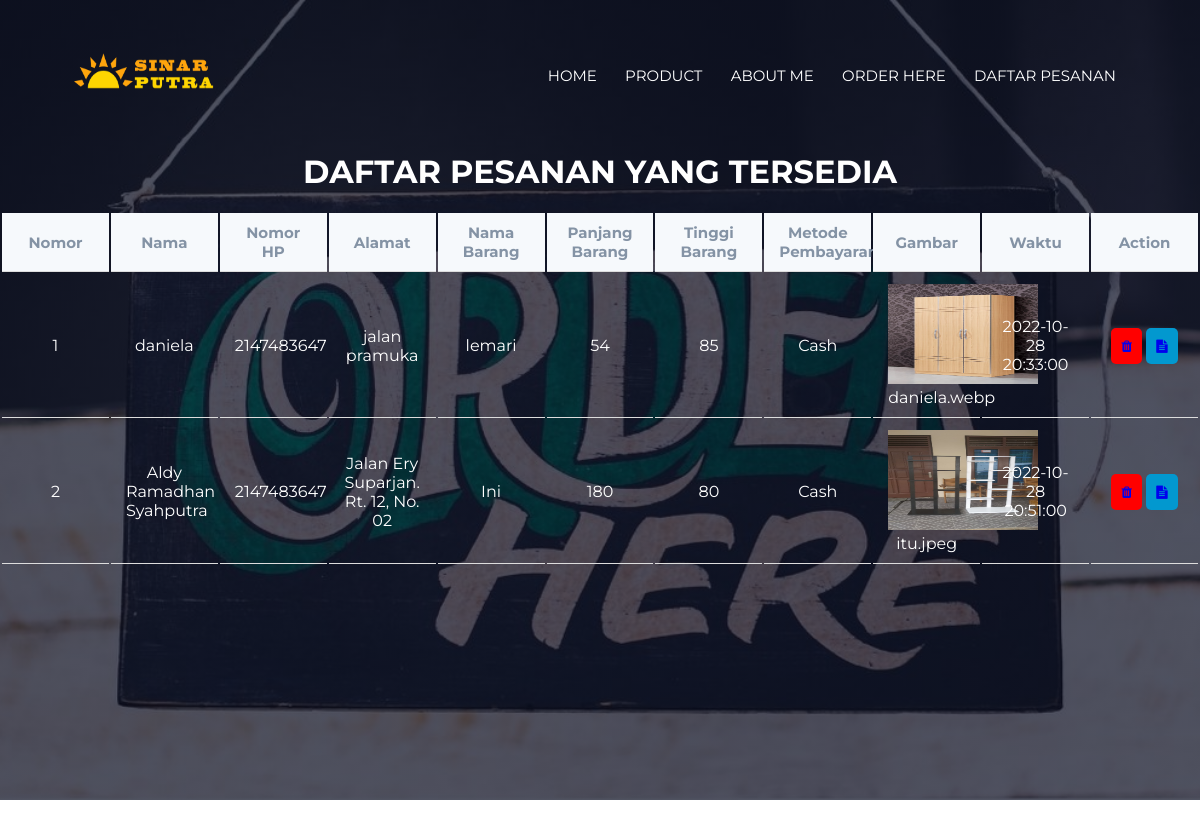
Page /tampilkanForm.php on the committed database.
### tables this page shows
CREATE TABLE `daftarpesan` (
  `id` int(11) NOT NULL,
  `nama` varchar(50) NOT NULL,
  `nomorhp` int(13) NOT NULL,
  `alamat` varchar(255) NOT NULL,
  `barang` varchar(255) NOT NULL,
  `panjang` float NOT NULL,
  `tinggi` float NOT NULL,
  `metode` varchar(10) NOT NULL,
  `gambar` varchar(2555) NOT NULL,
  `waktu` datetime DEFAULT NULL
);

### tampilkanForm.php (the view, shortened to what this page needs)
<?php
    require 'koneksi.php';
    $result = mysqli_query($conn, "SELECT * FROM daftarpesan");
    $pesanan = [];
    while($row = mysqli_fetch_assoc($result)){
        $pesanan[] = $row;
    }
?>
<!DOCTYPE html>
<html>
    <head>
        <link rel="stylesheet" href="tampilkanPhp.css">
        <link rel="stylesheet" href="https://stackpath.bootstrapcdn.com/font-awesome/4.7.0/css/font-awesome.min.css">
    </head>
    <body>
        <header class="sub-head">
            <nav>
                <a href="index.php"><img src="images/logo.png"></a>
                <div class="nav-links">
                    <ul>
                        <li> <a href="index.php"> HOME </a></li>
                        <li> <a href="produk.php"> PRODUCT </a></li>
                        <li> <a href="about.php"> ABOUT ME </a></li>
                        <li> <a href="orderHere.php"> ORDER HERE </a> </li>
                        <li> <a href="tampilkanForm.php"> DAFTAR PESANAN </a> </li>
                    </ul>
                </div>
            </nav>
        <h1> DAFTAR PESANAN YANG TERSEDIA </h1>
        <div class="table-section">
            <table>
                <thead>
                    <tr>
                        <th> Nomor </th>
                        <th> Nama </th>
                        <th> Nomor HP </th>
                        <th> Alamat </th>
                        <th> Nama Barang </th>
                        <th> Panjang Barang </th>
                        <th> Tinggi Barang </th>
                        <th> Metode Pembayaran </th>
                        <th> Gambar </th>
                        <th> Waktu </th>
                        <th> Action </th>
                    </tr>
                </thead>
                <tbody>
                    <?php $i = 1; foreach ($pesanan as $pesan): ?>
                    <tr>
                        <td> <?php echo $i ;?></td>
                        <td> <?php echo $pesan['nama'] ;?></td>
                        <td> <?php echo $pesan['nomorhp'] ;?></td>
                        <td> <?php echo $pesan['alamat'] ;?></td>
                        <td> <?php echo $pesan['barang'] ;?></td>
                        <td> <?php echo $pesan['panjang'] ;?></td>
                        <td> <?php echo $pesan['tinggi'] ;?></td>
                        <td> <?php echo $pesan['metode'] ;?></td>
                        <td> <img src="img/<?= $pesan['gambar']?>" width="150" height="100"><br><?php echo $pesan["gambar"]; ?></td>
                        <td> <?php echo $pesan['waktu'] ;?> </td>
                        <td>
                            <button> <a href="hapusPesan.php?id=<?php echo $pesan["id"]; ?>" onclick="return confirm('Yakin ingin Menghapus data ini?')" role='button'><i class="fa fa-trash"></i> </a> </button>
                            <button> <a href="updatePesan.php?id=<?php echo $pesan["id"]; ?>"> <i class="fa fa-file-text"></i> </a></button>
                        </td>
                    </tr>
                    <?php $i++; endforeach; ?>
                </tbody>
            </table>
        </div>
        </header>
    </body>
</html>

### tampilkanPhp.css (style rules this page uses)
* { margin: 0; padding: 0; font-family: 'Montserrat', sans-serif; }
nav { display: flex; padding: 2% 6%; justify-content: space-between; align-items: center; }
nav img { width: 150px; height: 100px; }
.nav-links { flex: 1; text-align: right; }
.nav-links ul li { list-style: none; display: inline-block; padding: 12px 12px; position: relative; }
.nav-links ul li a { color: white; text-decoration: none; font-size: 15px; }
.nav-links ul li::after { content: ''; width: 0%; height: 2px; background: orangered; display: block; margin: auto; transition: 0.5s; }
.sub-head { height: 100vh; width: 100%; background-image: linear-gradient(rgba(4,9,30,0.7),rgba(4,9,30,0.7)),url(images/order.jpg); background-position: center; background-size: cover; text-align: center; color: white; }
.table-section { margin-top: 20px; height: 650px; overflow: auto; }
table { width: 100%; table-layout: fixed; min-width: 1000px; }
thead th { position: sticky; top: 0; background-color: #f6f9fc; color: #8493a5; font-size: 15px; }
th, td { border-bottom: 1px solid #dddddd; padding: 10px 15px; text-align: center; }
button { outline: none; border: none; border-radius: 5px; cursor: pointer; padding: 10px; color: #ffffff; }
button a { text-decoration: none; }
td button:nth-child(1) { background-color: red; }
td button:nth-child(2) { background-color: #0298cf; }

### rows in the picture
daftarpesan: nama "daniela", nomorhp "2147483647", alamat "jalan pramuka", barang "lemari", panjang "54", tinggi "85", metode "Cash", gambar (picture), gambar "daniela.webp", waktu "2022-10-28 20:33:00"
daftarpesan: nama "Aldy Ramadhan Syahputra", nomorhp "2147483647", alamat "Jalan Ery Suparjan. Rt. 12, No. 02", barang "Ini", panjang "180", tinggi "80", metode "Cash", gambar (picture), gambar "itu.jpeg", waktu "2022-10-28 20:51:00"
